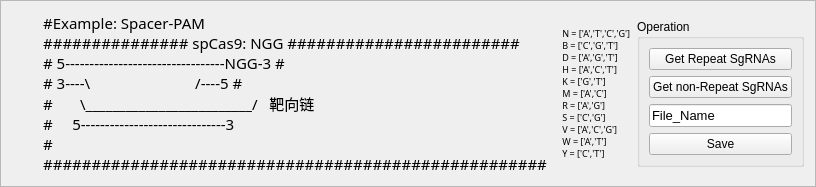
     <widget class="QFrame" name="frame_2">
      <property name="sizePolicy">
       <sizepolicy hsizetype="Preferred" vsizetype="Fixed">
        <horstretch>0</horstretch>
        <verstretch>0</verstretch>
       </sizepolicy>
      </property>
      <property name="maximumSize">
       <size>
        <width>16777215</width>
        <height>200</height>
       </size>
      </property>
      <property name="frameShape">
       <enum>QFrame::StyledPanel</enum>
      </property>
      <property name="frameShadow">
       <enum>QFrame::Raised</enum>
      </property>
      <layout class="QHBoxLayout" name="horizontalLayout_6">
       <item>
        <widget class="QLabel" name="label_Lyric">
         <property name="font">
          <font>
           <family>楷体</family>
           <pointsize>11</pointsize>
          </font>
         </property>
         <property name="text">
          <string>        #Example: Spacer-PAM
        ############### spCas9: NGG ########################
        # 5---------------------------------NGG-3 # 
        # 3----\                           /----5 #
        #       \_________________________/   靶向链
        #     5------------------------------3
        #
        ####################################################</string>
         </property>
        </widget>
       </item>
       <item>
        <widget class="QLabel" name="label">
         <property name="sizePolicy">
          <sizepolicy hsizetype="Fixed" vsizetype="Fixed">
           <horstretch>0</horstretch>
           <verstretch>0</verstretch>
          </sizepolicy>
         </property>
         <property name="font">
          <font>
           <family>SimSun-ExtB</family>
           <pointsize>7</pointsize>
          </font>
         </property>
         <property name="text">
          <string>    N = ['A','T','C','G']
    B = ['C','G','T']
    D = ['A','G','T']
    H = ['A','C','T']
    K = ['G','T']
    M = ['A','C']
    R = ['A','G']
    S = ['C','G']
    V = ['A','C','G']
    W = ['A','T']
    Y = ['C','T']</string>
         </property>
        </widget>
       </item>
       <item>
        <widget class="QGroupBox" name="groupBox_7">
         <property name="sizePolicy">
          <sizepolicy hsizetype="Fixed" vsizetype="Fixed">
           <horstretch>0</horstretch>
           <verstretch>0</verstretch>
          </sizepolicy>
         </property>
         <property name="maximumSize">
          <size>
           <width>16777215</width>
           <height>16777215</height>
          </size>
         </property>
         <property name="title">
          <string>Operation</string>
         </property>
         <layout class="QVBoxLayout" name="verticalLayout_2">
          <item>
           <widget class="QPushButton" name="pushButton_GetRepeatSg">
            <property name="text">
             <string>Get Repeat SgRNAs</string>
            </property>
           </widget>
          </item>
          <item>
           <widget class="QPushButton" name="pushButton_GetNonRepearSg">
            <property name="text">
             <string>Get non-Repeat SgRNAs</string>
            </property>
           </widget>
          </item>
          <item>
           <widget class="QLineEdit" name="lineEdit_FileName">
            <property name="font">
             <font>
              <family>Arial</family>
              <pointsize>10</pointsize>
             </font>
            </property>
            <property name="text">
             <string>File_Name</string>
            </property>
           </widget>
          </item>
          <item>
           <widget class="QPushButton" name="pushButton_Save">
            <property name="text">
             <string>Save</string>
            </property>
           </widget>
          </item>
         </layout>
        </widget>
       </item>
      </layout>
     </widget>
